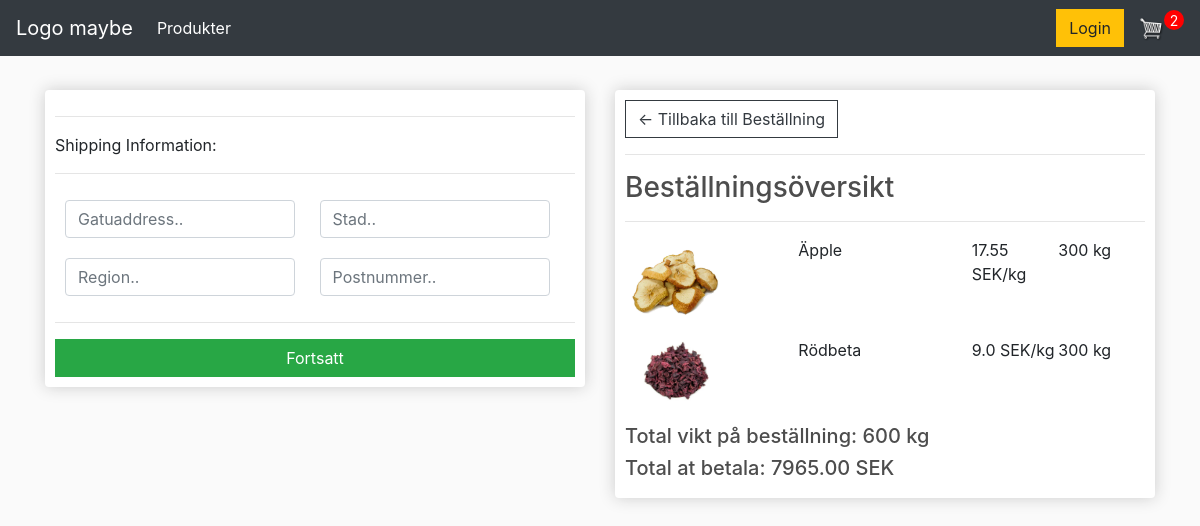
Screenshot of /checkout/ (signed in) with the database file from the repository.
### store/models.py (models this page shows, shortened)
class Order(models.Model):
    customer = models.ForeignKey(Customer, on_delete=models.SET_NULL, blank=True, null=True)
    date_ordered = models.DateTimeField(auto_now_add=True)
    complete = models.BooleanField(default=False, null=True, blank=False)
    transaction_id = models.CharField(max_length=255, null=True)
    @property
    def get_cart_total(self):
        orderitems = self.orderitem_set.all()
        total = sum([item.get_total for item in orderitems])
        return total
    @property
    def get_cart_items(self):
        orderitems = self.orderitem_set.all()
        total = sum([item.quantity for item in orderitems])
        return total
    def get_cart_items_number(self):
        orderitems = self.orderitem_set.all()
        total = orderitems.count()
        return total

class OrderItem(models.Model):
    product = models.ForeignKey(Product, on_delete=models.SET_NULL, blank=True, null=True)
    order = models.ForeignKey(Order, on_delete=models.SET_NULL, blank=True, null=True)
    quantity = models.IntegerField(default=0, null=True, blank=True)
    date_added = models.DateTimeField(auto_now_add=True)
    @property
    def get_total(self):
        total = self.product.price * self.quantity
        return total

class Product(models.Model):
    name = models.CharField(max_length=255, null=True)
    slug = models.SlugField(max_length=200, null=True)
    price = models.FloatField()
    description = models.CharField(max_length=1000, null=True)
    stock = models.FloatField(null=True)
    image = models.ImageField(null=True, blank=True)
    @property
    def image_url(self):
        try:
            url = self.image.url
        except:
            url = ''
        return url

### store/views.py (the view)
# urls.py: path('checkout/', views.checkout, name="checkout"),
def checkout(request):
    if request.user.is_authenticated:
        customer = request.user.customer
        order, created = Order.objects.get_or_create(customer=customer, complete=False)
        items = order.orderitem_set.all()
        cartItems = order.get_cart_items_number
    else:
        items = []
        order = {'get_cart_total': 0, 'get_cart_items': 0}
        cartItems = order['get_cart_items_number']
    context = {'items': items, 'order': order, 'cartItems': cartItems}
    return render(request, 'store/checkout.html', context)

### store/templates/store/checkout.html (shortened to what this page needs)
{% extends 'store/main.html' %}
{% load static %}
{% block content %}
    <div class="row">
		<div class="col-lg-6">
			<div class="box-element" id="form-wrapper">
				<form id="form">
					<div id="shipping-info">
						<hr>
						<p>Shipping Information:</p>
						<hr>
						<div class="form-field">
							<input class="form-control" type="text" name="address" placeholder="Gatuaddress..">
						</div>
						<div class="form-field">
							<input class="form-control" type="text" name="city" placeholder="Stad..">
						</div>
						<div class="form-field">
							<input class="form-control" type="text" name="state" placeholder="Region..">
						</div>
						<div class="form-field">
							<input class="form-control" type="text" name="zipcode" placeholder="Postnummer..">
						</div>
					</div>
					<hr>
					<input id="form-button" class="btn btn-success btn-block" type="submit" value="Fortsatt">
				</form>
			</div>
			<br>
		</div>
		<div class="col-lg-6">
			<div class="box-element">
				<a  class="btn btn-outline-dark" href="{% url 'cart' %}">&#x2190; Tillbaka till Beställning</a>
				<hr>
				<h3>Beställningsöversikt</h3>
				<hr>
				{% for item in items %}
				<div class="cart-row">
					<div style="flex:2"><img class="row-image" src="{{item.product.image_url}}"></div>
					<div style="flex:2"><p>{{item.product.name}}</p></div>
					<div style="flex:1"><p>{{item.product.price}} SEK/kg</p></div>
					<div style="flex:1"><p>{{item.quantity}} kg</p></div>
				</div>
				{% endfor %}
				<h5>Total vikt på beställning: {{order.get_cart_items}} kg</h5>
				<h5>Total at betala: {{order.get_cart_total|floatformat:2}} SEK</h5>
			</div>
		</div>
	</div>
{% endblock content %}

### store/templates/store/main.html (shortened to what this page needs)
<!DOCTYPE html>
{% load static %}
<html>
<head>
	<link rel="stylesheet" href="https://stackpath.bootstrapcdn.com/bootstrap/4.4.1/css/bootstrap.min.css">
	<link rel="stylesheet" type="text/css" href="{% static 'css/main.css' %}">
</head>
<body>
	<nav class="navbar navbar-expand-lg navbar-dark bg-dark">
	  <a class="navbar-brand" href="#">Logo maybe</a>
	  <div class="collapse navbar-collapse" id="navbarSupportedContent">
	    <ul class="navbar-nav mr-auto">
	      <li class="nav-item active">
	        <a class="nav-link" href="{% url 'store' %}">Produkter</a>
	      </li>
	    </ul>
	    <div class="form-inline my-2 my-lg-0">
	     	<a href="#"class="btn btn-warning">Login</a>
	     	<a href="{% url 'cart' %}">
	    		<img  id="cart-icon" src="{% static 'images/cart.png' %}">
	    	</a>
	    	<p id="cart-total">{{cartItems}}</p>
	    </div>
	  </div>
	</nav>
     <div class="container">
            <br>
            {% block content %}
            {% endblock content %}
         </div>
</body>
</html>

### static/css/main.css (style rules this page uses)
body { background-color: hsl(0, 0%, 98%); }
h1,h2,h3,h4,h5,h6 { color:hsl(0, 0%, 30%); }
.box-element { box-shadow:hsl(0, 0%, 80%) 0 0 16px; background-color: #fff; border-radius: 4px; padding: 10px; }
.bg-dark { background-color: red; }
#cart-icon { width:25px; display: inline-block; margin-left: 15px; }
#cart-total { display: block; text-align: center; color:#fff; background-color: red; width: 20px; height: 20px; border-radius: 50%; font-size: 14px; }
.col-lg-4, .col-lg-6, .col-lg-8, .col-lg-12 { margin-top: 10px; }
.btn { border-radius: 0; }
.row-image { width: 100px; }
.form-field { width:250px; display: inline-block; padding: 10px; }
.cart-row { display: flex; align-items: flex-stretch; padding-bottom: 10px; margin-bottom: 10px; }

### rows the page displays
Order: id "2", get_cart_items "600", get_cart_total "7965.00"
OrderItem: product.image_url (picture), product.name "Äpple", product.price "17.55", quantity "300"
OrderItem: product.image_url (picture), product.name "Rödbeta", product.price "9.0", quantity "300"
